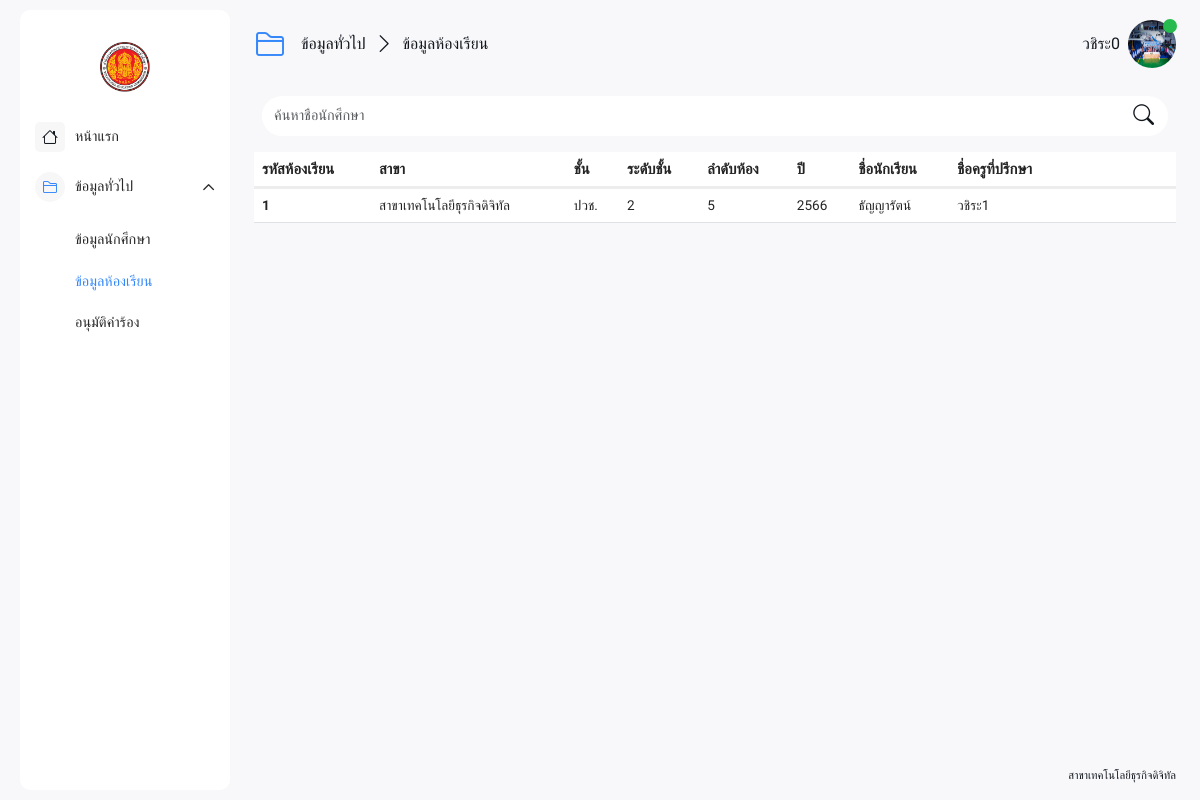
The page /teacher/crud/showdata_room.php (signed in) on the database its author committed.
### tables this page shows
CREATE TABLE `major` (
  `M_ID` varchar(15) NOT NULL,
  `M_Name` varchar(100) NOT NULL,
  `M_college` varchar(225) NOT NULL,
  `M_img` varchar(225) NOT NULL,
  `M_address` text NOT NULL
);

CREATE TABLE `teacher` (
  `T_ID` varchar(10) NOT NULL,
  `T_fname` varchar(50) NOT NULL,
  `T_lname` varchar(50) NOT NULL,
  `T_position` varchar(50) NOT NULL,
  `T_address` text NOT NULL,
  `T_birthday` date NOT NULL,
  `T_img` varchar(225) NOT NULL,
  `T_status` varchar(1) NOT NULL,
  `T_phone` varchar(10) NOT NULL,
  `T_email` varchar(100) NOT NULL,
  `T_gender` varchar(10) NOT NULL,
  `T_password` varchar(15) NOT NULL,
  `T_username` varchar(15) NOT NULL
);

CREATE TABLE `student` (
  `S_ID` varchar(10) NOT NULL,
  `S_fname` varchar(10) NOT NULL,
  `S_lname` varchar(10) NOT NULL,
  `S_gender` varchar(10) NOT NULL,
  `S_birthday` varchar(10) NOT NULL,
  `S_address` text NOT NULL,
  `S_phone` varchar(10) NOT NULL,
  `S_email` varchar(100) NOT NULL,
  `S_enrollment_term` varchar(1) NOT NULL,
  `S_enrollment_year` varchar(5) NOT NULL,
  `S_status` varchar(10) NOT NULL,
  `S_gpa` varchar(4) NOT NULL,
  `S_health` text NOT NULL,
  `S_major` varchar(50) NOT NULL,
  `S_level` varchar(5) NOT NULL,
  `S_img` varchar(225) NOT NULL,
  `S_ralative_name` varchar(50) NOT NULL,
  `S_ralative_phone` varchar(10) NOT NULL,
  `S_ralative_address` text NOT NULL,
  `T_ID` varchar(10) NOT NULL,
  `R_ID` int(5) NOT NULL,
  `S_username` varchar(50) NOT NULL,
  `S_password` varchar(50) NOT NULL
);

CREATE TABLE `room` (
  `R_ID` int(5) NOT NULL,
  `R_level` varchar(5) NOT NULL,
  `R_level_number` varchar(2) NOT NULL,
  `R_room` varchar(2) NOT NULL,
  `T_ID` varchar(10) NOT NULL
);

### config/show_data.php (called while the page is built, shortened)
<?php
function getuserT($conn, $username) {
    try {
        $sql = "SELECT * FROM teacher WHERE T_username = :T_username ";
        $stmt = $conn->prepare($sql);
        $stmt->bindParam(':T_username', $username);
        $stmt->execute();
        $result = $stmt->fetch(PDO::FETCH_ASSOC);
        return $result;
    } catch (PDOException $e) {
        echo "Error: " . $e->getMessage();
        return false;
    }
}
function getmajor($conn) {
    try {
        $sql = "SELECT * FROM major ";
        $stmt = $conn->prepare($sql);
        $stmt->execute();
        $result = $stmt->fetch(PDO::FETCH_ASSOC);
        return $result;
    } catch (PDOException $e) {
        echo "Error: " . $e->getMessage();
        return false;
    }
}
function getroomToRID($conn, $T_ID,$search = '') {
    try {
        $sql = "SELECT room.*, student.S_fname, student.S_lname, student.S_major, student.S_ID, student.S_enrollment_year, teacher.T_fname, teacher.T_lname
            FROM room
            LEFT JOIN student ON room.R_ID = student.R_ID
            LEFT JOIN teacher ON student.T_ID = teacher.T_ID
            WHERE room.T_ID = :T_ID";
        $sql .= " ORDER BY R_room ASC";
        $stmt = $conn->prepare($sql);
        $stmt->bindParam(':T_ID', $T_ID, PDO::PARAM_STR);
        $stmt->execute();
        $result = $stmt->fetchAll(PDO::FETCH_ASSOC);
        return $result;
    } catch (PDOException $e) {
        echo "Error: " . $e->getMessage();
        return false;
    }
}
?>

### teacher/crud/showdata_room.php (the view, shortened to what this page needs)
<?php
require_once '../services_teacher/conndb.php';
require_once '../../config/show_data.php';
echo '
<script src="https://cdn.jsdelivr.net/npm/sweetalert2@11"></script>
<script src="https://code.jquery.com/jquery-2.1.3.min.js"></script>
<script src="https://cdnjs.cloudflare.com/ajax/libs/sweetalert/1.1.3/sweetalert-dev.js"></script>
<link rel="stylesheet" href="https://cdnjs.cloudflare.com/ajax/libs/sweetalert/1.1.3/sweetalert.css">';
$user = getuserT($conn,$_SESSION['username']);
$stmtD = getmajor($conn);
if (isset($_GET['search']) && $_GET['search'] != '') {
    $search = "%" . $_GET['search'] . "%";
    $room = getroomToRID($conn,$_SESSION['data']['T_ID'],$search);
} else {
    $search = '';
    $room = getroomToRID($conn,$_SESSION['data']['T_ID'],$search);
}
?>
<!doctype html>
<html lang="en">
<head>
    <link rel="stylesheet" href="../../assets/css/animate.css">
    <link rel="stylesheet" href="https://cdnjs.cloudflare.com/ajax/libs/limonte-sweetalert2/11.3.4/sweetalert2.min.css">
    <link rel="stylesheet" href="../../assets/fonts/bootstrap/bootstrap-icons.css">
    <link rel="stylesheet" href="../../assets/css/main.min.css">
    <link rel="stylesheet" href="../../assets/vendor/overlay-scroll/OverlayScrollbars.min.css">
</head>
<body id="fonts">
<div class="page-wrapper">
    <nav class="sidebar-wrapper">
        <div class="sidebar-brand">
            <a href="../../index.php" class="logo">
                <span class="avatar">
                    <img src="../../upload_img/<?php echo $stmtD['M_img'];?>" alt="Admin Dashboards" style="width: auto;height: 100px"/>
                </span>
            </a>
        </div>
        <div class="sidebar-menu">
            <div class="sidebarMenuScroll">
                <ul>
                    <li class="">
                        <a href="../../index.php">
                            <i class="bi bi-house"></i>
                            <span class="menu-text">หน้าแรก</span>
                        </a>
                    </li>
                    <li class="sidebar-dropdown active">
                        <a href="#">
                            <i class="bi bi-folder2"></i>
                            <span class="menu-text">ข้อมูลทั่วไป</span>
                        </a>
                        <div class="sidebar-submenu">
                            <ul>
                                <?php
                                if ($user['T_status'] == '1' ) {
                                    ?>
                                    <li>
                                        <a href="../Hearder/crud/showdata_major.php">ข้อมูลแผนก</a>
                                    </li>
                                    <li>
                                        <a href="../Hearder/crud/showdata_teacher.php">ข้อมูลบุคลากร</a>
                                    </li>
                                    <li>
                                        <a href="../Hearder/crud/showdata_student.php" >ข้อมูลนักศึกษา</a>
                                    </li>
                                    <li>
                                        <a href="../Hearder/crud/showdata_room.php">ข้อมูลห้องเรียน</a>
                                    </li>
                                    <li>
                                        <a href="../Hearder/crud/showdata_company.php" >ข้อมูลสถานประกอบการ</a>
                                    </li>
                                    <?php
                                }else{
                                    ?>
                                    <li>
                                        <a href="showdata_student.php" >ข้อมูลนักศึกษา</a>
                                    </li>
                                    <li>
                                        <a href="showdata_room.php" class="current-page">ข้อมูลห้องเรียน</a>
                                    </li>
                                    <li>
                                        <a href="showdata_request.php" >อนุมัติคำร้อง</a>
                                    </li>
                                    <?php
                                }
                                ?>
                            </ul>
                        </div>
                    </li>
                </ul>
            </div>
        </div>
    </nav>
    <div class="main-container">
        <div class="page-header">
            <ol class="breadcrumb d-md-flex d-none" >
                <li class="breadcrumb-item">
                    <i class="bi bi-folder2"></i>
                    <a href="../../index.php">ข้อมูลทั่วไป</a>
                </li>
                <li class="breadcrumb-item breadcrumb-active" aria-current="page">ข้อมูลห้องเรียน</li>
            </ol>
            <div class="header-actions-container">
                <div>
                    <ul class="header-actions">
                        <li class="dropdown">
                            <a href="#" id="userSettings" class="user-settings" data-toggle="dropdown" aria-haspopup="true">
                                <span class="user-name d-none d-md-block"><?php echo $user['T_fname']; ?></span>
                                <span class="avatar">
                                <img src="../img/<?php echo $user['T_img']; ?>" alt="Admin Templates">
                                <span class="status online"></span>
                            </span>
                            </a>
                        </li>
                    </ul>
                </div>
            </div>
        </div>
        <div class="content-wrapper-scroll">
            <div class="content-wrapper">
                <div class="search-container m-2">
                    <form action="showdata_room.php" method="get">
                        <div class="input-group">
                            <input type="text" class="form-control" name="search" placeholder="ค้นหาชื่อนักศึกษา"
                                   value="<?php if (isset($_GET['search'])) {
                                       echo $_GET['search'];
                                   } ?>">
                            <button class="btn" type="submit">
                                <i class="bi bi-search"></i>
                            </button>
                        </div>
                    </form>
                </div>
                <div class="card-body">
                    <div class="table-responsive">
                        <table class="table m-0">
                            <thead>
                            <tr>
                                <th>รหัสห้องเรียน</th>
                                <th>สาขา</th>
                                <th>ชั้น</th>
                                <th>ระดับชั้น</th>
                                <th>ลำดับห้อง</th>
                                <th>ปี</th>
                                <th>ชื่อนักเรียน</th>
                                <th>ชื่อครูที่ปรึกษา</th>
                                <th> </th>
                                <th> </th>
                                <th> </th>
                                <th> </th>
                                <th> </th>
                            </tr>
                            </thead>
                            <tbody>
                            <?php if (empty($room)) : ?>
                                <tr>
                                    <td colspan="13" class="text-center">ไม่พบข้อมูล</td>
                                </tr>
                            <?php else : ?>
                                <?php foreach ($room as $rooms) : ?>
                                <tr>
                                    <th><?=$rooms['R_ID'];?></th>
                                    <td><?=$rooms['S_major'];?></td>
                                    <td><?=$rooms['R_level'];?></td>
                                    <td><?=$rooms['R_level_number'];?></td>
                                    <td><?=$rooms['R_room'];?></td>
                                    <td><?=$rooms['S_enrollment_year'];?></td>
                                    <td><?=$rooms['S_fname'];?></td>
                                    <td><?=$rooms['T_fname'];?></td>
                                    <td></td>
                                    <td></td>
                                    <td></td>
                                    <td></td>
                                    <td >
                                    </td>
                                </tr>
                            <?php endforeach; ?>
                            <?php endif; ?>
                            </tbody>
                        </table>
                    </div>
                </div>
            </div>
            <div class="app-footer">
                <span>สาขาเทคโนโลยีธุรกิจดิจิทัล</span>
            </div>
        </div>
    </div>
</body>
</html>

### teacher/crud/showdata_room.php (style rules this page uses)
#fonts { font-family: 'Mitr', sans-serif; }

### rows shown on the page
major: M_img (picture)
teacher: T_fname "วชิระ0", T_img (picture)
student: R_ID.R_ID "1", S_major "สาขาเทคโนโลยีธุรกิจดิจิทัล", R_ID.R_level "ปวช.", R_ID.R_level_number "2", R_ID.R_room "5", S_enrollment_year "2566", S_fname "ธัญญารัตน์", T_ID.T_fname "วชิระ1"
